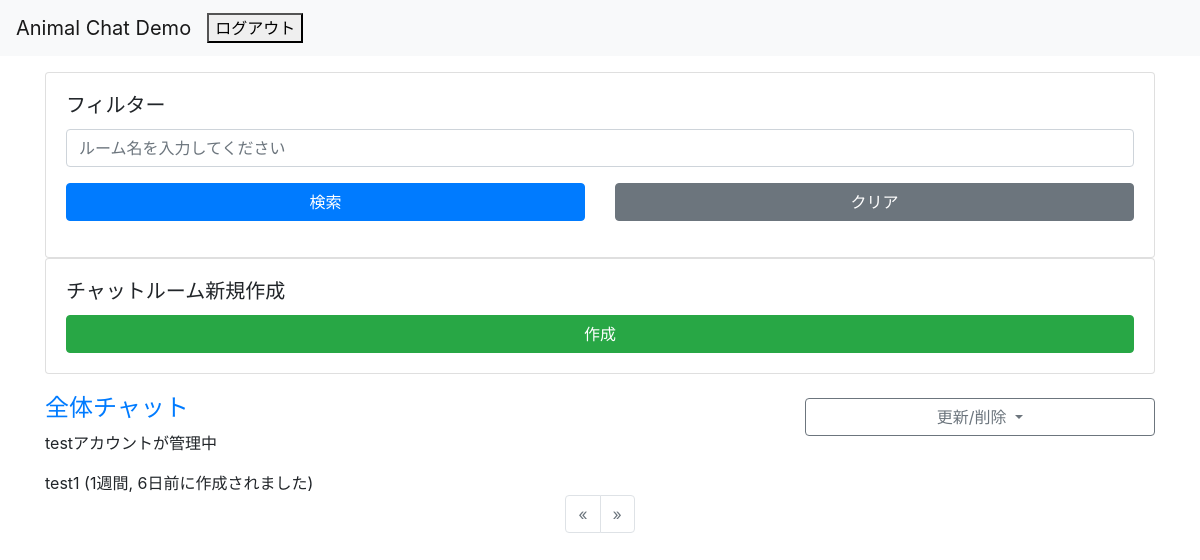
Screenshot of /chat/ (signed in) with the database file from the repository.
### chat/models.py (models this page shows, shortened)
class Room(models.Model):
    host = models.ForeignKey(User, on_delete=models.CASCADE)
    name = models.CharField(gettext_lazy('ルーム名'), max_length=64)
    description = models.TextField(gettext_lazy('説明文'), max_length=128)
    participants = models.ManyToManyField(User, related_name='rooms', verbose_name=gettext_lazy('参加者を選択'), blank=True)
    created_at = models.DateTimeField(gettext_lazy('Created time'), default=timezone.now)
    objects = RoomQueryset.as_manager()

### accounts/models.py (models this page shows)
class User(AbstractBaseUser, PermissionsMixin):
    screen_name = models.CharField(
        gettext_lazy('アカウント名'),
        max_length=128,
        default='',
        blank=True,
        help_text=gettext_lazy('128文字以内で入力してください'),
    )
    email = models.EmailField(gettext_lazy('メールアドレス'), unique=True)
    is_staff = models.BooleanField(
        gettext_lazy('staff status'),
        default=False,
        help_text=gettext_lazy('Designates whether the user can log into this admin site.'),
    )
    is_active = models.BooleanField(
        gettext_lazy('active'),
        default=True,
        help_text=gettext_lazy(
            'Designates whether this user should be treated as active. Unselect this instead of deleting accounts.'
        ),
    )
    date_joined = models.DateTimeField(gettext_lazy('date joined'), default=timezone.now)
    objects = CustomUserManager()
    points = models.IntegerField(
        default=0,
        blank=True,
        null=True,
    )
    USERNAME_FIELD = 'email'
    REQUIRED_FIELDS = []
    class Meta:
        verbose_name = gettext_lazy('user')
        verbose_name_plural = gettext_lazy('users')
    def __str__(self):
        return self.__unicode__()
    def __unicode__(self):
        return self.screen_name or self.email

### chat/views.py (the view)
# urls.py: path('', views.Index.as_view(), name='index'),
class Index(LoginRequiredMixin, ListView):
    model = models.Room
    template_name = 'chat/index.html'
    context_object_name = 'rooms'
    pagenate_by = 10
    def get_queryset(self):
        queryset = super().get_queryset()
        form = forms.SearchForm(self.request.GET or None)
        keywords = form.get_keywords()
        return queryset.filtering(user=self.request.user, keywords=keywords)
    def get_context_data(self, **kwargs):
        context = super().get_context_data(**kwargs)
        context['search_form'] = forms.SearchForm(self.request.GET or None)
        return context

### chat/forms.py
class SearchForm(forms.Form):
    keywords = forms.CharField(
        label=gettext_lazy('keywords (split space)'),
        required=False,
        widget=forms.TextInput(attrs={
            'placeholder': gettext_lazy('ルーム名を入力してください'),
            'class': 'form-control',
        }),
    )
    def get_keywords(self):
        init_keywords = ''
        keywords = init_keywords
        if self.is_valid():
            keywords = self.cleaned_data.get('keywords', init_keywords)
        return keywords

### chat/models.py (called while the page is built)
    def _related_user(self, user=None):
        try:
            queryset = self.filter(models.Q(host=user) | models.Q(participants__in=[user.pk]))
        except:
            queryset = self
        return queryset

    def filtering(self, user=None, keywords='', order='-created_at'):
        words = keywords.split()
        queryset = self._related_user(user=user)
        if words:
            condition = reduce(operator.or_, (models.Q(name__icontains=word) for word in words))
            queryset = queryset.filter(condition)
        return queryset.order_by(order).distinct()

### templates/chat/index.html (shortened to what this page needs)
{% extends 'base.html' %}
{% load humanize %}
{% block content %}
<div class="row justify-content-center">
    <div class="col-12">
        <div class="card">
            <div class="card-body">
                <h5 class="card-title">フィルター</h5>
                <form action="", method="GET">
                    <div class="form-group row">
                        <div class="col-12">
                            {{ search_form.keywords }}
                        </div>
                    </div>
                    <div class="form-group row">
                        <div class="col-12 col-sm-12 col-md-12 col-lg-6 col-xl-6">
                            <button type="submit" class="btn btn-primary btn-block">検索</button>
                        </div>
                        <div class="col-12 col-sm-12 col-md-12 col-lg-6 col-xl-6">
                            <a href="{% url 'chat:index' %}" class="btn btn-secondary btn-block">クリア</a>
                        </div>
                    </div>
                </form>
            </div>
        </div>
    </div>
</div>
<div class="row justify-content-center">
    <div class="col-12">
        <div class="card">
            <div class="card-body">
                <h5 class="card-title">チャットルーム新規作成</h5>
                <div class="row">
                    <div class="col-12">
                        <a href="{% url 'chat:create_room' %}" class="btn btn-success btn-block">作成</a>
                    </div>
                </div>
            </div>
        </div>
    </div>
</div>
<div class="row justify-content-center mt-3">
    <div class="col-12">
        <section>
        {% for room in rooms %}
            <article>
                <div class="row">
                    <div class="col-8">
                        <h4 class="h4 mt-1"><a href="{% url 'chat:enter_room' room.pk %}">{{ room.name }}</a></h4>
                        <p>{{ room.description }}</p>
                        <div>
                            <span>{{ room.host|stringformat:"s" }}</span>
                            <time datetime="{{ room.created_at|date:'Y-m-d' }}">({{ room.created_at|naturaltime }}に作成されました)</time>
                        </div>
                    </div>
                    <div class="col-4">
                    {% if room.host.pk == user.pk %}
                        <div class="dropdown mt-2">
                            <a class="btn btn-outline-secondary btn-block dropdown-toggle" href="#" role="button"
                                id="dropdownMenuLink{{ forloop.counter }}" data-toggle="dropdown" aria-haspopup="true" aria-expanded="false">
                                更新/削除
                            </a>
                        </div>
                    {% endif %}
                    </div>
                </div>
            </article>
        {% empty %}
            <article>
                <p>No rooms exists.</p>
            </article>
        {% endfor %}
        </section>
    </div>
</div>
{% if rooms %}
<div class="row justify-content-center">
    <div class="col-12">
{% include "pagination.html" %}
    </div>
</div>
{% endif %}
{% endblock %}

### rows the page displays
Room: name "全体チャット", description "testアカウントが管理中", host "test1", created_at "1週間, 6日前"
